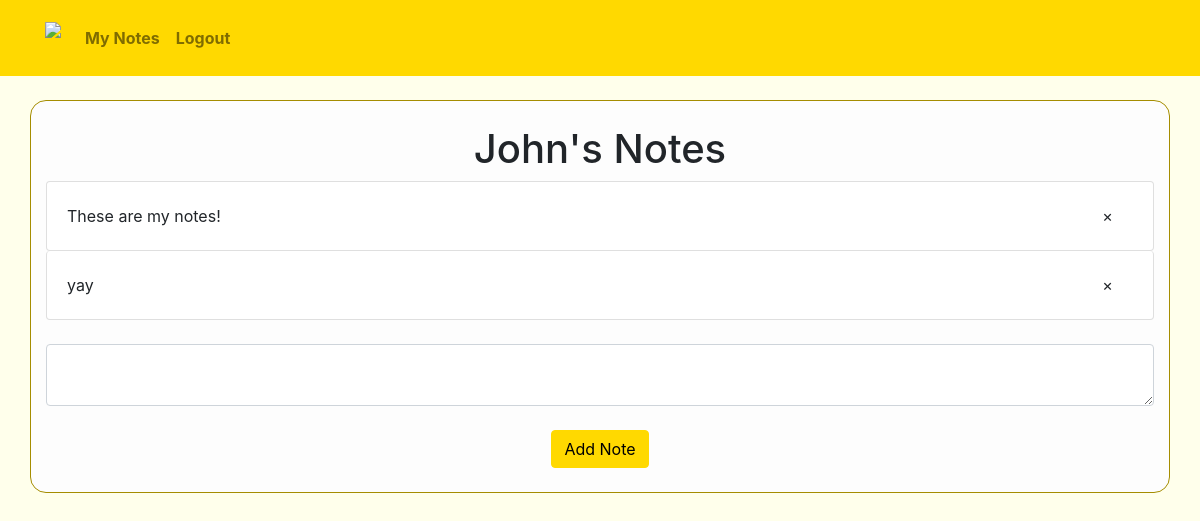
Page / (signed in) on the earlier database version.
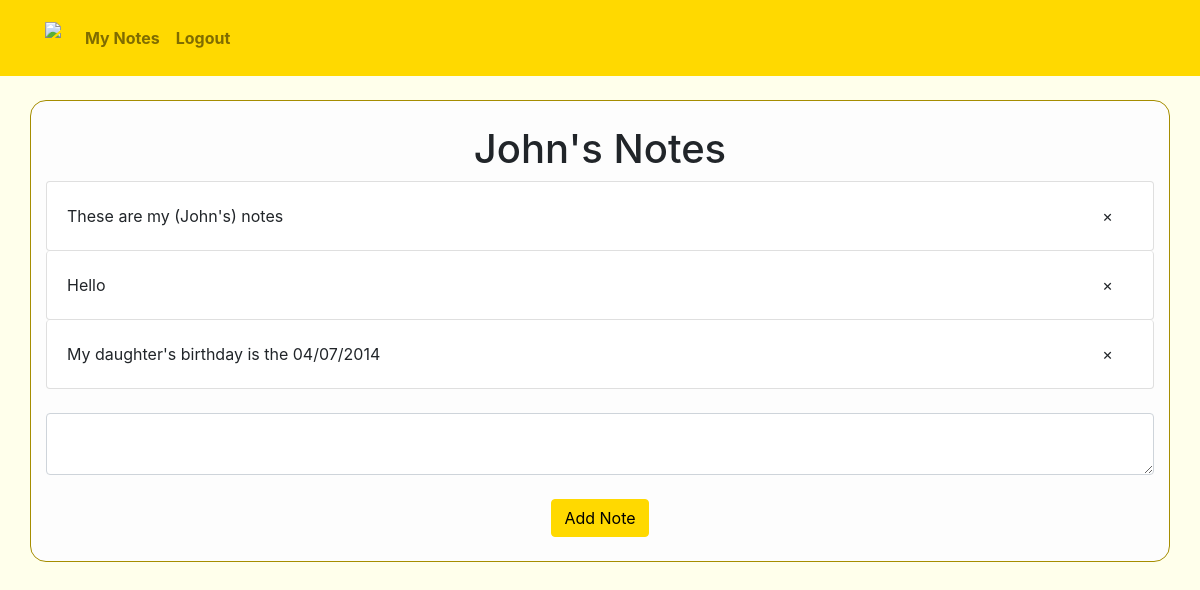
Same page on the later database version.
### website/models.py (models this page shows)
class User(db.Model, UserMixin):
    id = db.Column(db.Integer, primary_key=True)
    email = db.Column(db.String(150), unique=True, nullable=False)
    first_name = db.Column(db.String(50), nullable=False)
    last_name = db.Column(db.String(50), nullable=False)
    password = db.Column(db.String(50), nullable=False)
    notes = db.relationship('Note')

class Note(db.Model):
    id = db.Column(db.Integer, primary_key=True)
    data = db.Column(db.String(10000), nullable=False)
    date = db.Column(db.DateTime(timezone=False), default=func.now())
    user_id = db.Column(db.Integer, db.ForeignKey('user.id'))

### website/views.py (the view, shortened to what this page needs)
@views.route('/', methods=['GET', 'POST'])
@login_required
def home():
    return render_template("home.html", user=current_user)

### website/__init__.py (called while the page is built)
def create_app():
    app = Flask(__name__)
    app.config["SECRET_KEY"] = "dfdgrfdfdfdf"
    app.config["SQLALCHEMY_DATABASE_URI"] = f"sqlite:///{DB_NAME}"
    db.init_app(app)
    from .views import views
    from .auth import auth
    app.register_blueprint(views, url_prefix="/")
    app.register_blueprint(auth, url_prefix="/")
    from .models import User, Note
    create_database(app)
    login_manager = LoginManager()
    login_manager.login_view = "auth.login"
    login_manager.init_app(app)
    @login_manager.user_loader
    def load_user(id):
        return User.query.get(int(id))
    return app

### website/templates/home.html (shortened to what this page needs)
{% extends "base.html"%}
{% block content %}
<h1 align="center">{{user.first_name}}'s Notes</h1>
{% for note in user.notes%}
    <li class="list-group-item justify-content-between d-flex align-items-center rounded"
    id="{{note.id}}"
    >
            {{note.data}}
            <span class="badge badge-pill">
                <form method="post"
                action="{{ url_for('views.delete_note', note_id=note.id) }}">
                <input class="btn"
                type="submit"
                name="delete"
                value=&times;
                >
                </form>
            </span>
    </li>
{% endfor %}
<br/>
<form method="POST">
    <textarea name="note"
    id="note"
    class="form-control">
    </textarea>
    <br/>
    <div align="center">
        <button type="submit"
        class="btn btn-primary">Add Note
        </button>
    </div>
</form>
{% endblock %}

### website/templates/base.html (shortened to what this page needs)
<!DOCTYPE html>
<html>
  <head>
    <link
      rel="stylesheet"
      href="https://stackpath.bootstrapcdn.com/bootstrap/4.4.1/css/bootstrap.min.css"
    />
    <link
      rel="stylesheet"
      href="https://stackpath.bootstrapcdn.com/font-awesome/4.7.0/css/font-awesome.min.css"
    />
    <link
      rel="stylesheet"
      href="{{ url_for('static',filename='styles/mystyle.css') }}"
    />
  </head>
  <body>
    <nav
      class="navbar navbar-expand-lg navbar-light font-weight-bold"
      style="background-color: #ffd900"
    >
      <div class="container">
        <span class="navbar-brand logo">
          <img
            class="logo"
            src="https://www.shareicon.net/data/256x256/2015/09/02/94699_note_512x512.png"
        /></span>
        <div class="collapse navbar-collapse" id="navbar">
          <div class="navbar-nav">
            {% if user.is_authenticated %}
            <a class="nav-item nav-link" id="home" href="/">My Notes</a>
            <a class="nav-item nav-link" id="logout" href="/logout">Logout</a>
            {% else %}
            <a class="nav-item nav-link" id="login" href="/login">Login</a>
            <a class="nav-item nav-link" id="sign-up" href="/sign-up">Sign Up</a>
            {% endif %}
          </div>
        </div>
      </div>
    </nav>
    <br/>
    <div
      class="container"
      style="
        background-color: #fdfdfd;
        border: 1px solid #a58d00;
        border-radius: 1rem;
      "
    >
      <br/>
      {% block content %}
      {% endblock %}
      <br/>
    </div>
  </body>
</html>

### website/static/styles/mystyle.css (style rules this page uses)
.btn-primary { color: #000000; background-color: #ffd900; border-color: #ffd900; }
.logo { height: 60px; width: auto; }
body { background-color: #ffffeb; }

Differences in the rows shown:
no longer on this page (row edited): Note: data "yay"
changed Note: data "These are my notes!" → "These are my (John's) notes"
added Note: data "Hello"
added Note: data "My daughter's birthday is the 04/07/2014"
